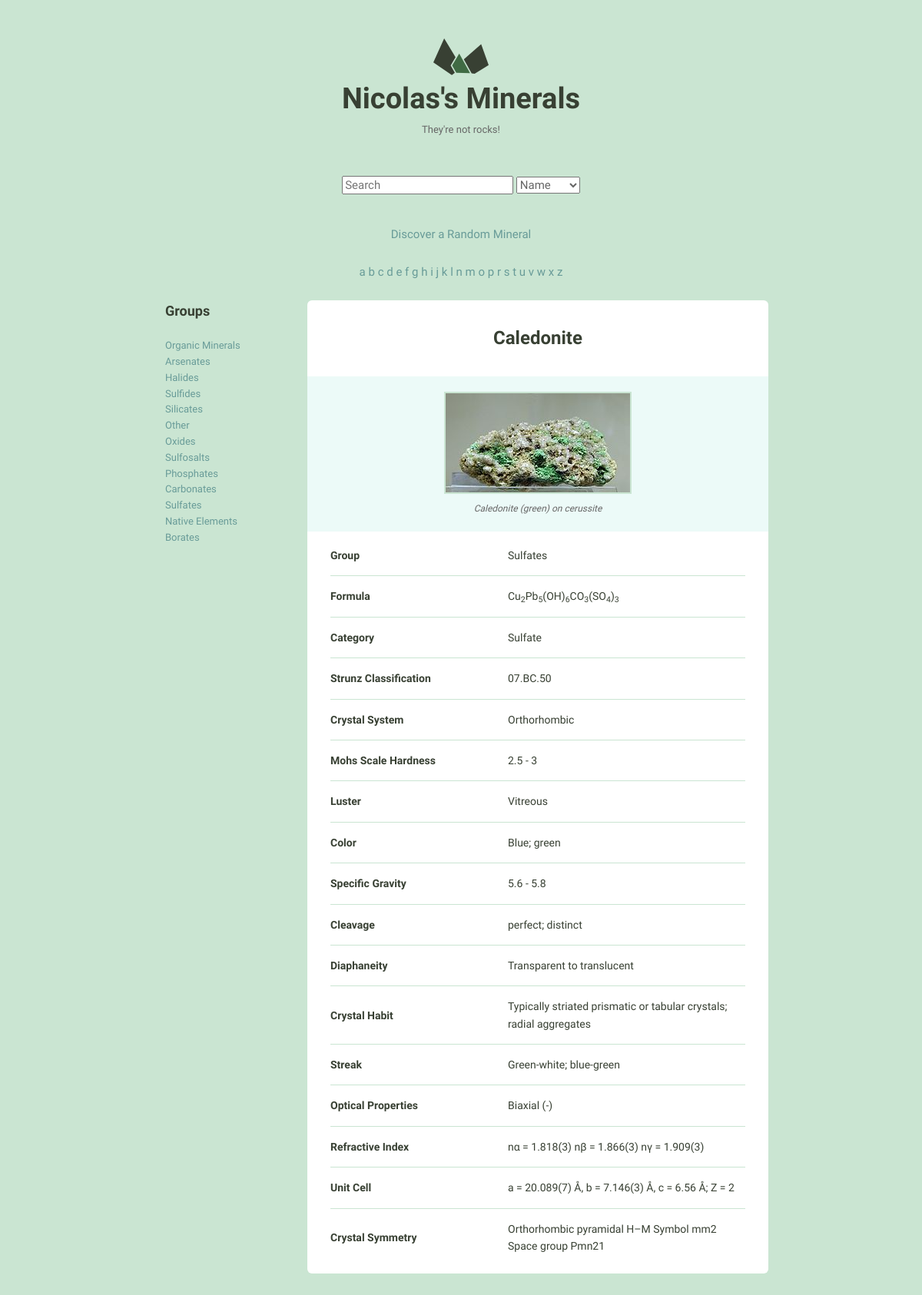
/detail/156/, run on the app's committed database.
### minerals_catalog/models.py (models this page shows, shortened)
class Mineral(models.Model):
    name = models.CharField(max_length=255)
    image_filename = models.CharField(max_length=255, null=True)
    image_caption = models.CharField(max_length=255, null=True)
    category = models.CharField(max_length=255, null=True)
    formula = models.CharField(max_length=255, null=True)
    strunz_classification = models.CharField(max_length=255, null=True)
    crystal_system = models.CharField(max_length=255, null=True)
    unit_cell = models.CharField(max_length=255, null=True)
    color = models.CharField(max_length=255, null=True)
    crystal_symmetry = models.CharField(max_length=255, null=True)
    cleavage = models.CharField(max_length=255, null=True)
    mohs_scale_hardness = models.CharField(max_length=255, null=True)
    luster = models.CharField(max_length=255, null=True)
    streak = models.CharField(max_length=255, null=True)
    diaphaneity = models.CharField(max_length=255, null=True)
    optical_properties = models.CharField(max_length=255, null=True)
    refractive_index = models.CharField(max_length=255, null=True)
    crystal_habit = models.CharField(max_length=255, null=True)
    specific_gravity = models.CharField(max_length=255, null=True)
    group = models.CharField(max_length=255, null=True)
    def attributes_sorted_most_common(self):
        attributes_occurences_counted = defaultdict(int)
        excluded_fields = ["id", "name",  "image_filename",  "image_caption"]
        minerals = Mineral.objects.all()
        for mineral in minerals:
            for field in Mineral._meta.get_fields():
                if field.name not in excluded_fields and \
                        getattr(mineral, field.name):
                    attributes_occurences_counted[field.name] += 1
        attributes_sorted = sorted(attributes_occurences_counted, key=attributes_occurences_counted.get, reverse=True)
        most_common_attributes = []
        for attribute in attributes_sorted:
            key = self._meta.get_field(attribute).verbose_name
            value = getattr(self, attribute)
            if value :
                most_common_attributes.append({"key": key, "value": value})
        return most_common_attributes

### minerals_catalog/views.py (the view)
# urls.py: url(r"^detail/(?P<pk>\d+)/$", views.mineral_detail, name="detail"),
def mineral_detail(request, pk):
    """The attributes are displayed starting with the most commons"""
    mineral = get_object_or_404(Mineral, pk=pk)
    random_mineral()
    attributes_sorted_most_common = mineral.attributes_sorted_most_common()
    return render(request, "minerals_catalog/detail.html", {'mineral': mineral, "random_mineral": random_mineral,
                                                            "alphabet_list": setup_alphabet_list(),
                                                            "group_list": setup_group_list(),
                                                            "attributes": attributes_sorted_most_common})

### minerals_catalog/templatetags/minerals_catalog_tags.py (called while the page is built)
@register.filter
def human_read(value):
    return value.replace("_"," ")

### minerals_catalog/views.py (called while the page is built)
def random_mineral():
    all_minerals = Mineral.objects.all()
    return random.choice(all_minerals)

def setup_group_list():
    all_minerals = Mineral.objects.all()
    group_list = []
    for each in all_minerals:
        if each.group.replace(" ", "_") not in group_list:
            group_list.append(each.group.replace(" ", "_"))
    return group_list

def setup_alphabet_list():
    all_minerals = Mineral.objects.all()
    alphabet_list = []
    for each in all_minerals:
        if each.name[0].lower() not in alphabet_list:
            alphabet_list += each.name[0].lower()
    return alphabet_list

### minerals_catalog/templates/minerals_catalog/detail.html (shortened to what this page needs)
{% extends "layout.html" %}
{% load static from staticfiles %}
{% block content %}
    <div class="grid-75 mineral__container">
      <h1 class="mineral__name">{{ mineral.name|title }}</h1>
      <div class="mineral__image-bg">
        <img class="mineral__image" src="{% static "images"%}/{{ mineral.image_filename }}">
        <p class="mineral__caption">{{ mineral.image_caption }}</p>
      </div>
      <div class="mineral__table-container">
        <table class="mineral__table">
            {% for attribute in attributes %}
                <tr>
                    <td class="mineral__category">{{ attribute.key|title }}</td>
                    <td>{{ attribute.value|safe }}</td>
                </tr>
            {% endfor %}
        </table>
      </div>
    </div>
{% endblock %}

### minerals_catalog/templates/layout.html (shortened to what this page needs)
{% load minerals_catalog_tags %}
{% load static from staticfiles %}
<!DOCTYPE html>
<html lang="en">
<head>
  <link rel="stylesheet" href="{% static "css/global.css" %}">
  <link rel="stylesheet" href="{% static "css/animate.css" %}">
</head>
<body>
  <div class="bounds">
      <a href={% url "home" %} class="grid-100">
      </a>
      <h1 class="logo__name text-centered">Nicolas's Minerals</h1></a>
      <p class="logo__text text-centered">They're not rocks!</p>
      <div class="text-centered spaced-div">
      <form action="{% url "search" %}">
        <input type="search" placeholder="Search" name="q">
        <select name="scope">
            <option value="name_search">Name</option>
        </select>
      </form>
  </div>
  <div class="random text-centered animated bounce spaced-div">
  <a href="{% url "detail" pk=random_mineral.pk %}">Discover a Random Mineral</a>
  </div>
  <div class="text-centered spaced-div">
    {% for letter in alphabet_list %}
        {% if letter == selected_letter %}
            <b>{{ letter }}</b>
        {% else %}
            <a href="{% url "alphabetically_filtered_list_view" selected_letter=letter.lower %}"> {{ letter }} </a>
        {% endif %}
    {% endfor %}
   </div>
  <div class="grid-25 groups">
      <h3>Groups</h3>
      {% for group in group_list %}
        {% if group == selected_group %}
            <b>{{ group | human_read}}<br></b>
        {% else %}
            <a href="{% url "group_filtered_list_view" selected_group=group %}"> {{ group | human_read }}<br></a>
        {% endif %}
      {% endfor %}
  </div>
   {% block content %}{% endblock %}
  </div>
</body>
</html>

### minerals_catalog/static/css/global.css (style rules this page uses)
html { font-family: sans-serif; -ms-text-size-adjust: 100%; -webkit-text-size-adjust: 100%; }
body { margin: 0; }
a { background-color: transparent; }
h1 { font-size: 2em; margin: 0.67em 0; }
sub { font-size: 75%; line-height: 0; position: relative; vertical-align: baseline; bottom: -0.25em; }
img { border: 0; }
svg:not(:root) { overflow: hidden; }
input { color: inherit; font: inherit; margin: 0; }
select { color: inherit; font: inherit; margin: 0; }
input { line-height: normal; }
input[type="search"] { -webkit-appearance: textfield; -moz-box-sizing: content-box; -webkit-box-sizing: content-box; box-sizing: content-box; }
table { border-collapse: collapse; border-spacing: 0; }
td, th { padding: 0; }
html { font-size: 62.5%; }
body { background-color: #CAE5D2; font-size: 1.5em; line-height: 1.6; font-weight: 400; font-family: "Cousine"; color: #666; }
.bounds { max-width: 800px; margin: 0 auto; padding: 50px 0 150px; overflow: hidden; }
.grid, .grid-5, .grid-10, .grid-15, .grid-20, .grid-25, .grid-30, .grid-33, .grid-35, .grid-40, .grid-45, .grid-50, .grid-55, .grid-60, .grid-65, .grid-66, .grid-70, .grid-75, .grid-80, .grid-90, .grid-95, .grid-100 { float: left; box-sizing: border-box; position: relative; }
.grid-25 { width: 25%; padding: 0 15px; }
.grid-75 { width: 75%; padding: 0 15px; }
.grid-100 { width: 100%; padding: 0 15px; }
h1, h2, h3, h4, h5, h6 { margin-top: 0; margin-bottom: 2rem; font-weight: bold; font-family: "Work Sans", sans-serif; color: #384033; }
h1 { font-size: 3.8rem; }
h3 { font-size: 1.8rem; }
@media (min-width: 550px) { h1 { font-size: 3.8rem; } }
@media (min-width: 550px) { h3 { font-size: 1.8rem; } }
p { margin-top: 0; font-size: 1.6rem; }
a { color: #689b98; text-decoration: none; -webkit-transition: color 0.2s; -moz-transition: color 0.2s; -ms-transition: color 0.2s; -o-transition: color 0.2s; transition: color 0.2s; }
th, td { padding: 15px; text-align: left; border-bottom: 1px solid #e1e1e1; }
th:first-child, td:first-child { padding-left: 0; }
th:last-child, td:last-child { padding-right: 0; }
input { margin-bottom: 1.5rem; }
table, p, ul { margin-bottom: 2.5rem; }
.text-centered { text-align: center; }
.spaced-div { margin-bottom: 2.5rem; }
.groups { font-size: 1.3rem; }
.logo { display: block; fill: #384033; position: relative; margin: 0 auto; width: 72px; }
.logo__name { margin-bottom: 0; }
.logo__text { margin-bottom: 50px; font-size: 13px; }
.mineral__container { background-color: #fff; border-radius: 6px; list-style: none; padding: 0; text-align: center; }
.mineral__name { display: block; width: 100%; margin: 0; font-size: 24px; padding: 30px 0 30px 0; }
.mineral__image { display: block; margin: 0 auto; border: solid 2px #CAE5D2; }
.mineral__image-bg { background-color: #ecfaf8; padding: 20px 0; }
.mineral__caption { font-size: 12px; font-style: italic; padding: 10px 0 0 0; margin: 0; }
.mineral__table { font-size: 14px; color: #384033; }
.mineral__table td { border-color: #CAE5D2; }
.mineral__table tr:last-of-type td { border-bottom: none; padding-bottom: 0; }
.mineral__table-container { padding: 5px 30px 0; }
.mineral__category { font-weight: bold; width: 40%; }

### data on the page
Mineral: group "Arsenates"
Mineral: group "Halides"
Mineral: group "Sulfides"
Mineral: group "Silicates"
Mineral: group "Other"
Mineral: group "Oxides"
Mineral: group "Sulfosalts"
Mineral: group "Phosphates"
Mineral: group "Carbonates"
Mineral: group "Sulfates"
Mineral: group "Borates"
Mineral: name "Caledonite", image_filename (picture), image_caption "Caledonite (green) on cerussite", value "Sulfates" "Cu 2 Pb 5 (OH) 6 CO 3 (SO 4 ) 3" "Sulfate" "07.BC.50" "Orthorhombic" "2.5 - 3" "Vitreous" "Blue; green" "5.6 - 5.8" "perfect; distinct" "Transparent to translucent" "Typically striated prismatic or tabular crystals; radial aggregates" "Green-white; blue-green" "Biaxial (-)" "nα = 1.818(3) nβ = 1.866(3) nγ = 1.909(3)" "a = 20.089(7) Å, b = 7.146(3) Å, c = 6.56 Å; Z = 2" "Orthorhombic pyramidal H–M Symbol mm2 Space group Pmn21"

### other printed values
{{ letter }} "a" "b" "c" "d" "e" "f" "g" "h" "i" "j" "k" "l" "n" "m" "o" "p" "r" "s" "t" "u" "v" "w" "x" "z"
{{ group | human_read }} "Organic Minerals" "Native Elements"
{{ attribute.key|title }} "Group" "Formula" "Category" "Strunz Classification" "Crystal System" "Mohs Scale Hardness" "Luster" "Color" "Specific Gravity" "Cleavage" "Diaphaneity" "Crystal Habit" "Streak" "Optical Properties" "Refractive Index" "Unit Cell" "Crystal Symmetry"
